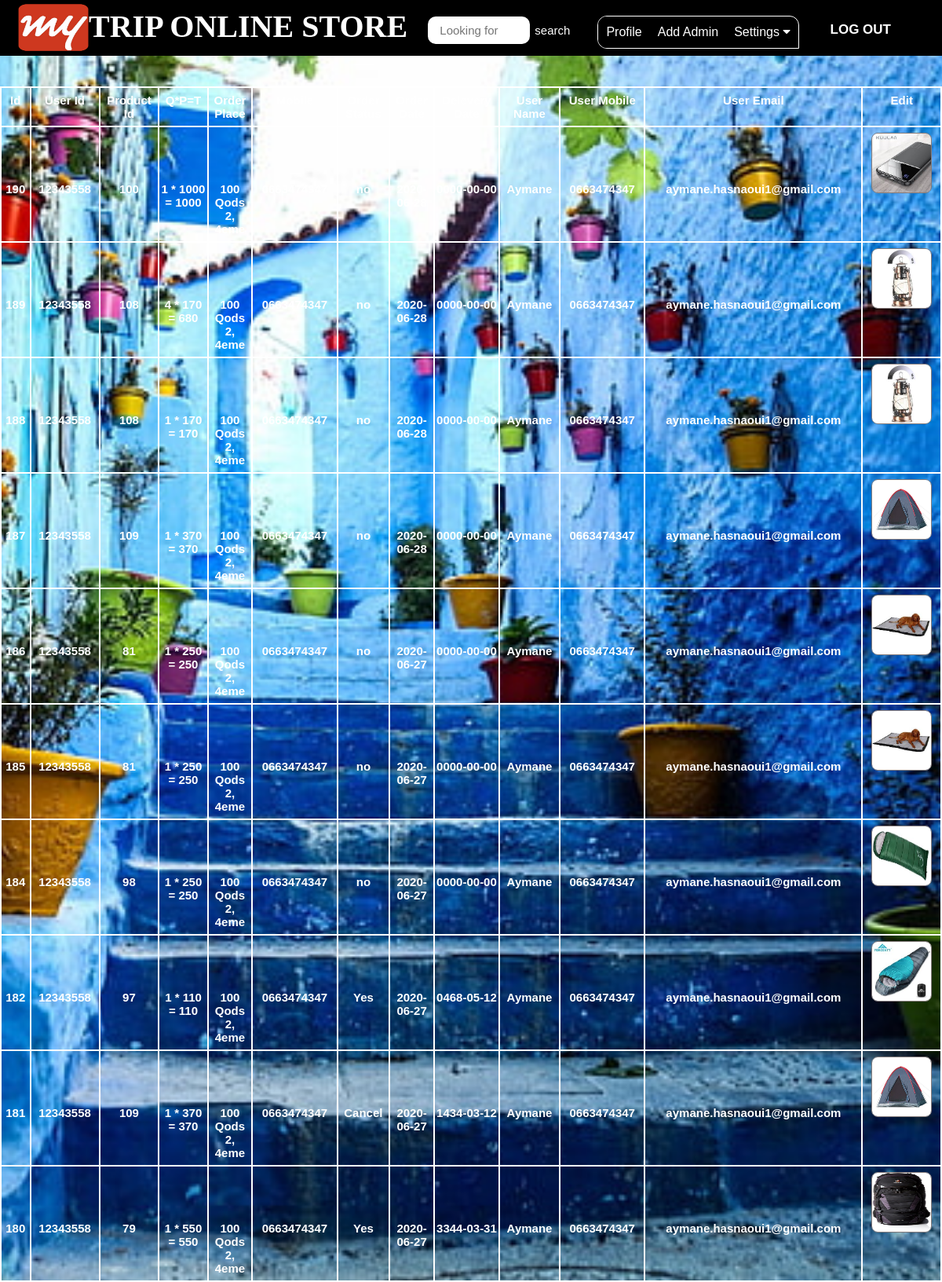
/admin/orders.php (signed in), run on the app's committed database.
### tables this page shows
CREATE TABLE IF NOT EXISTS `orders` (
  `id` int(11) NOT NULL AUTO_INCREMENT,
  `uid` int(11) NOT NULL,
  `pid` int(11) NOT NULL,
  `quantity` int(11) NOT NULL,
  `oplace` text NOT NULL,
  `mobile` varchar(15) NOT NULL,
  `dstatus` varchar(10) NOT NULL DEFAULT 'no',
  `odate` date NOT NULL,
  `ddate` date NOT NULL,
  `delivery` varchar(30) NOT NULL,
  `price` int(11) DEFAULT NULL,
  PRIMARY KEY (`id`)
);

CREATE TABLE IF NOT EXISTS `products` (
  `id` int(11) NOT NULL AUTO_INCREMENT,
  `pName` varchar(100) NOT NULL,
  `price` int(11) NOT NULL,
  `piece` int(11) NOT NULL,
  `description` text NOT NULL,
  `available` int(11) NOT NULL,
  `category` varchar(100) NOT NULL,
  `type` varchar(100) NOT NULL,
  `item` varchar(100) NOT NULL,
  `pCode` varchar(20) NOT NULL,
  `picture` text NOT NULL,
  PRIMARY KEY (`id`)
);

CREATE TABLE IF NOT EXISTS `user` (
  `id` int(11) NOT NULL AUTO_INCREMENT,
  `firstName` varchar(25) NOT NULL,
  `lastName` varchar(25) NOT NULL,
  `email` varchar(100) NOT NULL,
  `mobile` varchar(20) NOT NULL,
  `address` varchar(120) NOT NULL,
  `password` varchar(100) NOT NULL,
  `confirmCode` varchar(10) NOT NULL,
  `activation` varchar(10) NOT NULL DEFAULT 'no',
  PRIMARY KEY (`id`)
);

### admin/orders.php (the view, shortened to what this page needs)
<?php
if (!isset($_SESSION['admin_login'])) {
	header("location: login.php");
	$user = "";
}
else {
	$user = $_SESSION['admin_login'];
}
?>
<!doctype html>
<html>
	<head>
		<link rel="stylesheet" type="text/css" href="../css/style.css">
        <link rel="stylesheet" href="https://cdnjs.cloudflare.com/ajax/libs/font-awesome/4.7.0/css/font-awesome.min.css">
	</head>
	<body class="home-welcome-text" style=" background-image: url(../image/12.jpg); background-attachment: fixed; background-position: center center; background-repeat: no-repeat; background-size:cover;height:578px">
		<div class="homepageheader">
			<div class="signinButton loginButton">
				<div class="uiloginbutton signinButton loginButton" style="margin-right: 40px;">
					<?php
						if ($user!="") {
							echo '<a style="text-decoration: none;color: #fff;" href="logout.php">LOG OUT</a>';
						}
					 ?>
				</div>
				<div>
					<?php
						if ($user!="") {
							echo ' <div style="color: #FFFFFF;line-height: 10px;padding: 0px 5px;text-align: center;text-decoration: none;float: right;margin: 20px 0px 0px 10px; font-size: 10px;">
							        <div class="navbar">
                                    <a href="index.php" font-size: 16px;>Profile</a>
                                    <a href="newadmin.php">Add Admin</a>
                                    <div class="dropdown">
                                        <button class="dropbtn" onclick="myFunction()">Settings
                                         <i class="fa fa-caret-down"></i>
                                        </button>
                                     <div class="dropdown-content" id="myDropdown">
                                        <a href="addproduct.php" style="border-top-left-radius:0px;border-top-right-radius:0px;">Add</br></br>Product</a>
                                        <a href="orders.php" style="background-color:#4d0202" >Orders</a>
                                        <a href="allproducts.php">All</br></br>Products</a>
										<a href="updateadmin.php" >Update</br></br>Admin</a>
										<a href="users.php" style="border-bottom-left-radius:10px;border-bottom-right-radius:10px;">Users</a>
                                     </div>
                                    </div>
                                   </div>
								   </div>';
						}
						else {
							echo '<div  style="color: #FFFFFF;line-height: 10px;padding: 12px 24px;text-align: center;text-decoration: none;float: right;margin: 20px 0px 0px 10px; font-size: 10px;">
							<a style="text-decoration: none;color: #fff;" href="login.php">LOG IN</a></div>';
						}
					 ?>
				</div>
			</div>
			<div style="float: left; margin: 5px 0px 0px 23px;">
				<a href="index.php">
					<img style=" height: 60px; width: 90px;" src="../image/ayman.png">
				</a>
			</div>
			<div style="float:left;">
			<h1 style="padding:10px 0px 0px 0px ;color:white;font-size:40px;font-family:verdana;">TRIP ONLINE STORE</h1>
			</div>
			<div class="">
				<div id="srcheader" style="float: right; margin:5px 0px 0px 0px;">
					<form id="newsearch" method="get" action="http://www.google.com">
					        <input type="text" class="srctextinput" name="q" size="21" maxlength="120"  placeholder="Looking for"><input type="submit" value="search" class="srcbutton" >
					</form>
				</div>
			</div>
		</div>
		<div class="categolis">
		</div>
		<div>
			<table class="rightsidemenu" style="color:#fff">
				<tr style="font-weight: bold;" colspan="10" >
					<th>Id</th>
					<th>User Id</th>
					<th>Product Id</th>
					<th>Q*P=T</th>
					<th>Order Place</th>
					<th>Mobile</th>
					<th>Order Status</th>
					<th>Order Date</th>
					<th>Delevery Date</th>
					<th>User Name</th>
					<th>User Mobile</th>
					<th>User Email</th>
					<th>Edit</th>
				</tr>
				<tr>
					<?php include ( "../inc/connect.inc.php");
					$query = "SELECT * FROM orders ORDER BY id DESC";
					$run = mysqli_query($con,$query);
					while ($row=mysqli_fetch_assoc($run)) {
						$oid = $row['id'];
						$ouid = $row['uid'];
						$opid = $row['pid'];
						$oquantity = $row['quantity'];
						$oplace = $row['oplace'];
						$omobile = $row['mobile'];
						$odstatus = $row['dstatus'];
						$odate = $row['odate'];
						$ddate = $row['ddate'];
						$query1 = "SELECT * FROM user WHERE id='$ouid'";
						$run1 = mysqli_query($con,$query1);
						$row1=mysqli_fetch_assoc($run1);
						$ofname = $row1['firstName'];
						$oumobile = $row1['mobile'];
						$ouemail = $row1['email'];
						$query2 = "SELECT * FROM products WHERE id='$opid'";
						$run2 = mysqli_query($con,$query2);
						$row2=mysqli_fetch_assoc($run2);
						$opitem = $row2['item'];
						$oppicture = $row2['picture'];
						$oprice = $row2['price'];
					 ?>
					<th><?php echo $oid; ?></th>
					<th><?php echo $ouid; ?></th>
					<th><?php echo $opid; ?></th>
					<th><?php echo ''.$oquantity.' * '.$oprice.' = '.$oquantity*$oprice.''; ?></th>
					<th><?php echo $oplace; ?></th>
					<th><?php echo $omobile; ?></th>
					<th><?php echo $odstatus; ?></th>
					<th><?php echo $odate; ?></th>
					<th><?php echo $ddate; ?></th>
					<th><?php echo $ofname; ?></th>
					<th><?php echo $oumobile; ?></th>
					<th><?php echo $ouemail; ?></th>
					<th><?php echo '<div class="home-prodlist-img"><a href="editorder.php?eoid='.$oid.'">
									<img src="../image/product/'.$opitem.'/'.$oppicture.'" class="home-prodlist-imgi" style="height: 75px; width: 75px;">
									</a>
								</div>' ?></th>
				</tr>
				<?php } ?>
			</table>
		</div>
	</body>
</html>

### css/style.css (style rules this page uses)
html, body, div, span, applet, object, iframe, h1, h2, h3, h4, h5, h6, p, blockquote, pre, a, abbr, acronym, address, big, cite, code, del, dfn, em, img, ins, kbd, q, s, samp, small, strike, strong, sub, sup, tt, var, b, u, i, center, dl, dt, dd, ol, ul, li, fieldset, form, label, legend, table, caption, tbody, tfoot, thead, tr, th, td, article, aside, canvas, details, embed, figure, figcaption, footer, header, hgroup, menu, nav, output, ruby, section, summary, time, mark, audio, video { margin: 0; padding: 0; border: 0; font: inherit; vertical-align: baseline;ss box-sizing: border-box; }
body { line-height: normal; }
table { border-collapse: collapse; border-spacing: 0; }
* { margin: 0px; padding: 0px; }
body, button, input, label, select, td, textarea { font-family: Arial, Helvetica, tahoma,verdana,arial,sans-serif; font-size: 12px; }
body { width: 100%; position: relative; background-color: #ffffff; min-width: 1080px; }
.homepageheader { position: fixed; height: 70px; width: 100%; min-width: 980px; border-bottom: 1px solid #000; margin: 0px; background-image: initial; background-position-x: initial; background-position-y: initial; background-size: initial; background-repeat-x: initial; background-repeat-y: initial; background-attachment: initial; background-origin: initial; background-clip: initial; background-color: #000; }
.loginButton .signinButton { color: #FFFFFF; background: #000; border: 1px solid #000; cursor: pointer; display: inline-block; font-weight: bold; line-height: 10px; padding: 12px 24px; border-radius: 16px; text-align: center; text-decoration: none; float: right; margin: 20px 0px 0px 10px; font-size: 17px; }
#newsearch { float:left; padding:15px; }
.srctextinput { color:#000; margin: 0px; padding: 9px 15px; font-family: Arial, Helvetica, sans-serif; font-size:15px; border:0px solid #000; border-right:0px; border-top-left-radius: 10px 10px; border-top-right-radius: 10px 10px; border-bottom-left-radius: 10px 10px; border-bottom-right-radius:10px 10px; width: 100px; }
.srcbutton { margin: 0; padding: 9px 5px; font-family: Arial, Helvetica, sans-serif; font-size:15px; outline: none; cursor: pointer; text-align: center; text-decoration: none; color: #ffffff; border: solid 1px #000; border-right:0px; background: #000; border-top-right-radius: 10px 10px; border-top-left-radius: 10px 10px; border-bottom-right-radius: 10px 10px; border-bottom-left-radius: 10px 10px; }
.home-welcome-text h1 { text-align: center; font-size: 55px; font-weight: bold; color: #a36103; }
.home-prodlist-imgi { height: 270px; width: 300px; padding: 0px; border: 1px solid #847b7b; border-radius: 8px; }
.categolis { line-height: 1.3; font-weight: bold; color: #fff; padding: 90px 0px 20px 50px; text-align: center; font-size: 27px; }
.rightsidemenu { float: right; text-align: center; width: 100%; margin: 0px; font-size: 15px; color: #fff; font-weight: bold; height: 200px; overflow: auto; }
.rightsidemenu th { margin-top: 5px; border: 2px solid; padding: 7px 2px; width: 10px; }
.navbar { border:1px solid; border-radius:12px; border-bottom-right-radius:0px; overflow: hidden; background-color: #000; font-family: Arial, Helvetica, sans-serif; }
.navbar a { float: left; font-size: 16px; color: white; text-align: center; padding: 15px 10px; text-decoration: none; margin: 0; font-size: 16px; border: none; outline: none; background-color: inherit; font-family: inherit; }
.dropdown { float: left; overflow: hidden; }
.dropdown .dropbtn { cursor: pointer; font-size: 16px; border: none; outline: none; color: white; padding: 11px 10px; background-color: inherit; font-family: inherit; margin: 0; }

### data on the page
orders: id "190", uid "12343558", pid "100", quantity "1", products.price "1000", $oquantity*$oprice "1000", oplace "100 Qods 2, 4eme", dstatus "no", ddate "0000-00-00", user.firstName "Aymane", user.mobile "0663474347", user.email "aymane.hasnaoui1@gmail.com", products.item+picture (picture)
orders: id "189", uid "12343558", pid "108", quantity "4", products.price "170", $oquantity*$oprice "680", oplace "100 Qods 2, 4eme", mobile "0663474347", dstatus "no", odate "2020-06-28", ddate "0000-00-00", user.firstName "Aymane", user.mobile "0663474347", user.email "aymane.hasnaoui1@gmail.com", products.item+picture (picture)
orders: id "188", uid "12343558", pid "108", quantity "1", products.price "170", $oquantity*$oprice "170", oplace "100 Qods 2, 4eme", mobile "0663474347", dstatus "no", odate "2020-06-28", ddate "0000-00-00", user.firstName "Aymane", user.mobile "0663474347", user.email "aymane.hasnaoui1@gmail.com", products.item+picture (picture)
orders: id "187", uid "12343558", pid "109", quantity "1", products.price "370", $oquantity*$oprice "370", oplace "100 Qods 2, 4eme", mobile "0663474347", dstatus "no", odate "2020-06-28", ddate "0000-00-00", user.firstName "Aymane", user.mobile "0663474347", user.email "aymane.hasnaoui1@gmail.com", products.item+picture (picture)
orders: id "186", uid "12343558", pid "81", quantity "1", products.price "250", $oquantity*$oprice "250", oplace "100 Qods 2, 4eme", mobile "0663474347", dstatus "no", odate "2020-06-27", ddate "0000-00-00", user.firstName "Aymane", user.mobile "0663474347", user.email "aymane.hasnaoui1@gmail.com", products.item+picture (picture)
orders: id "185", uid "12343558", pid "81", quantity "1", products.price "250", $oquantity*$oprice "250", oplace "100 Qods 2, 4eme", mobile "0663474347", dstatus "no", odate "2020-06-27", ddate "0000-00-00", user.firstName "Aymane", user.mobile "0663474347", user.email "aymane.hasnaoui1@gmail.com", products.item+picture (picture)
orders: id "184", uid "12343558", pid "98", quantity "1", products.price "250", $oquantity*$oprice "250", oplace "100 Qods 2, 4eme", mobile "0663474347", dstatus "no", odate "2020-06-27", ddate "0000-00-00", user.firstName "Aymane", user.mobile "0663474347", user.email "aymane.hasnaoui1@gmail.com", products.item+picture (picture)
orders: id "182", uid "12343558", pid "97", quantity "1", products.price "110", $oquantity*$oprice "110", oplace "100 Qods 2, 4eme", mobile "0663474347", dstatus "Yes", odate "2020-06-27", ddate "0468-05-12", user.firstName "Aymane", user.mobile "0663474347", user.email "aymane.hasnaoui1@gmail.com", products.item+picture (picture)
orders: id "181", uid "12343558", pid "109", quantity "1", products.price "370", $oquantity*$oprice "370", oplace "100 Qods 2, 4eme", mobile "0663474347", dstatus "Cancel", odate "2020-06-27", ddate "1434-03-12", user.firstName "Aymane", user.mobile "0663474347", user.email "aymane.hasnaoui1@gmail.com", products.item+picture (picture)
orders: id "180", uid "12343558", pid "79", quantity "1", products.price "550", $oquantity*$oprice "550", oplace "100 Qods 2, 4eme", mobile "0663474347", dstatus "Yes", odate "2020-06-27", ddate "3344-03-31", user.firstName "Aymane", user.mobile "0663474347", user.email "aymane.hasnaoui1@gmail.com", products.item+picture (picture)
